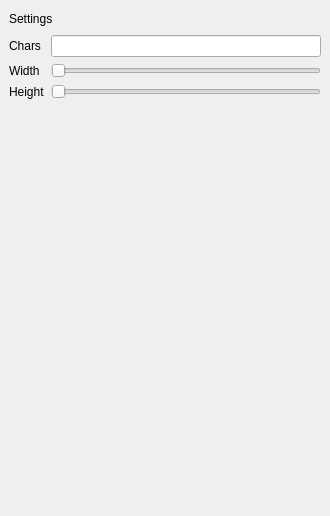
<?xml version="1.0" encoding="UTF-8"?>
<ui version="4.0">
 <class>SettingsDock</class>
 <widget class="QDockWidget" name="SettingsDock">
  <property name="geometry">
   <rect>
    <x>0</x>
    <y>0</y>
    <width>330</width>
    <height>516</height>
   </rect>
  </property>
  <property name="minimumSize">
   <size>
    <width>330</width>
    <height>128</height>
   </size>
  </property>
  <property name="windowTitle">
   <string>DockWidget</string>
  </property>
  <widget class="QWidget" name="dockWidgetContents">
   <layout class="QVBoxLayout" name="verticalLayout">
    <item>
     <widget class="QLabel" name="lbl_title">
      <property name="maximumSize">
       <size>
        <width>16777215</width>
        <height>20</height>
       </size>
      </property>
      <property name="text">
       <string>Settings</string>
      </property>
     </widget>
    </item>
    <item>
     <layout class="QFormLayout" name="formLayout">
      <item row="0" column="0">
       <widget class="QLabel" name="lbl_chars">
        <property name="text">
         <string>Chars</string>
        </property>
       </widget>
      </item>
      <item row="1" column="0">
       <widget class="QLabel" name="lbl_width">
        <property name="text">
         <string>Width</string>
        </property>
       </widget>
      </item>
      <item row="2" column="0">
       <widget class="QLabel" name="lbl_height">
        <property name="text">
         <string>Height</string>
        </property>
       </widget>
      </item>
      <item row="0" column="1">
       <widget class="QLineEdit" name="input_chars"/>
      </item>
      <item row="1" column="1">
       <widget class="QSlider" name="slider_width">
        <property name="orientation">
         <enum>Qt::Orientation::Horizontal</enum>
        </property>
       </widget>
      </item>
      <item row="2" column="1">
       <widget class="QSlider" name="slider_height">
        <property name="orientation">
         <enum>Qt::Orientation::Horizontal</enum>
        </property>
       </widget>
      </item>
     </layout>
    </item>
   </layout>
  </widget>
 </widget>
 <resources/>
 <connections/>
</ui>
